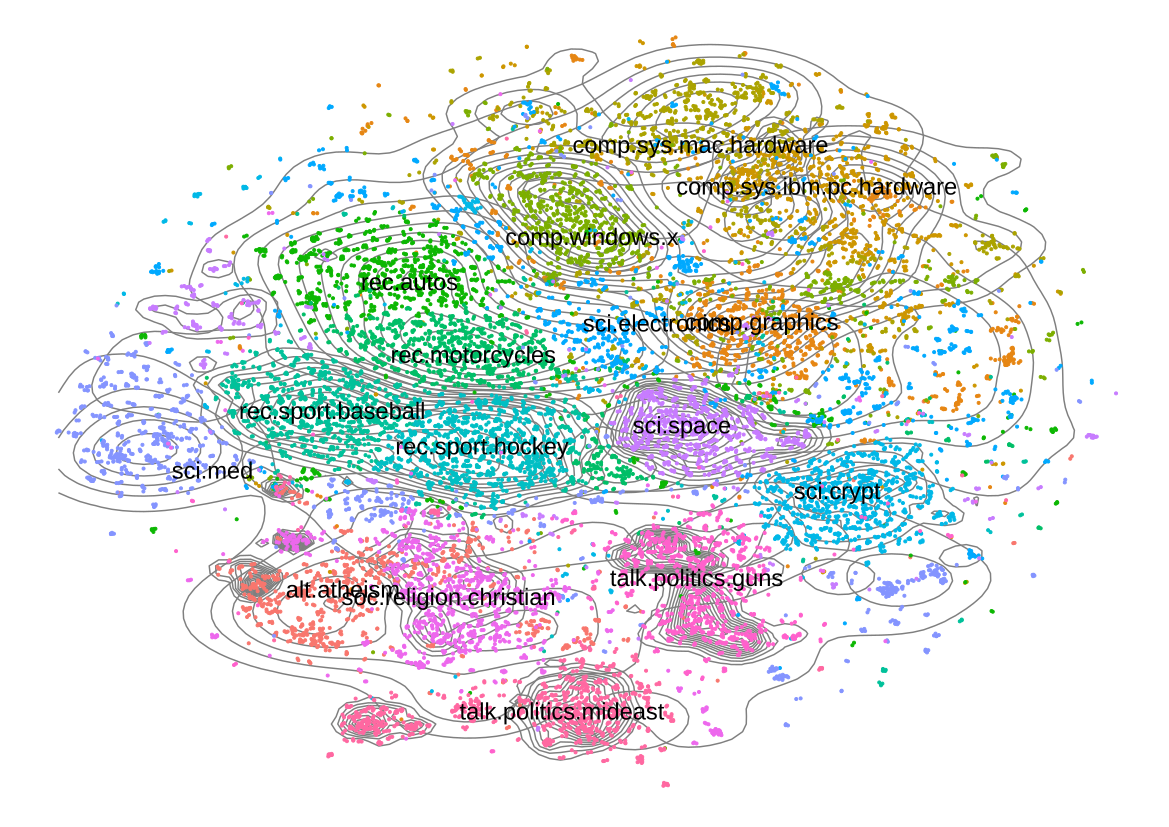

Recreate this plot in R.
sapply(c("magrittr","quanteda","Rtsne","slam","dplyr","ggplot2","stringr","fastcluster"),
       require, character.only = TRUE)

# Load and rename duplicate data

setwd("~/Documents/Karpov/")
download.file("http://qwone.com/~jason/20Newsgroups/20news-18828.tar.gz", destfile = "20news-18828.tar.gz")
untar("20news-18828.tar.gz")
setwd("20news-18828/")

list.files(full.names = TRUE, recursive = TRUE) %>% {
  file.rename(., paste(., format(runif(length(.)), digits = 8, nsmall = 8, decimal.mark = ""), ".txt", sep = ""))
}

data <- textfile(list.files(full.names = TRUE, recursive = TRUE, pattern = "*.txt")) %>% corpus
metadoc(data,"class") <- list.files(recursive = TRUE, include.dirs = TRUE, pattern = "*.txt") %>% dirname

# TFIDF document term matrix > cosine distance matrix > hclust ward clusters & tsne embeding

sparse_cosine <- function(x){
  sq_cs <- col_sums(x^2)
  1 - crossprod_simple_triplet_matrix(x)/(sqrt(sq_cs %*% t(sq_cs)))
}

doc_dist <- dfm(data, stem = TRUE, toLower = TRUE, removeNumbers = TRUE, removePunct = TRUE, language = "english") %>%
  trim(minDoc = 2) %>%
  weight("tfidf") %>%
  convert("tm") %>%
  t %>% sparse_cosine

clusters <- fastcluster::hclust(d = as.dist(doc_dist), method = "ward.D") %>% cutree(k = 16)

embeding <- Rtsne(doc_dist, check_duplicates = FALSE, verbose = TRUE, is_distance = TRUE, max_iter = 4000)

# Visualize

plot_data <- metadoc(data, "class") %>%
  transmute(x       = embeding$Y[,1],
            y       = embeding$Y[,2],
            class   = factor(`_class`),
            cluster = factor(clusters)) %>%
  filter(!grepl(pattern = "misc", x = class))

plot_data %>%
  ggplot(aes(x = x, y = y)) +
  geom_density2d(aes(group = cluster), color = "grey50") +
  geom_jitter(aes(color = class), size = 0.7, width = 1, height = 1) +
  geom_text(data = plot_data %>% group_by(class) %>%
              summarise(x = median(x), y = median(y)),
            aes(x = x, y = y, label = class), size = 6) +
  scale_color_discrete(guide = FALSE) + theme_void()
